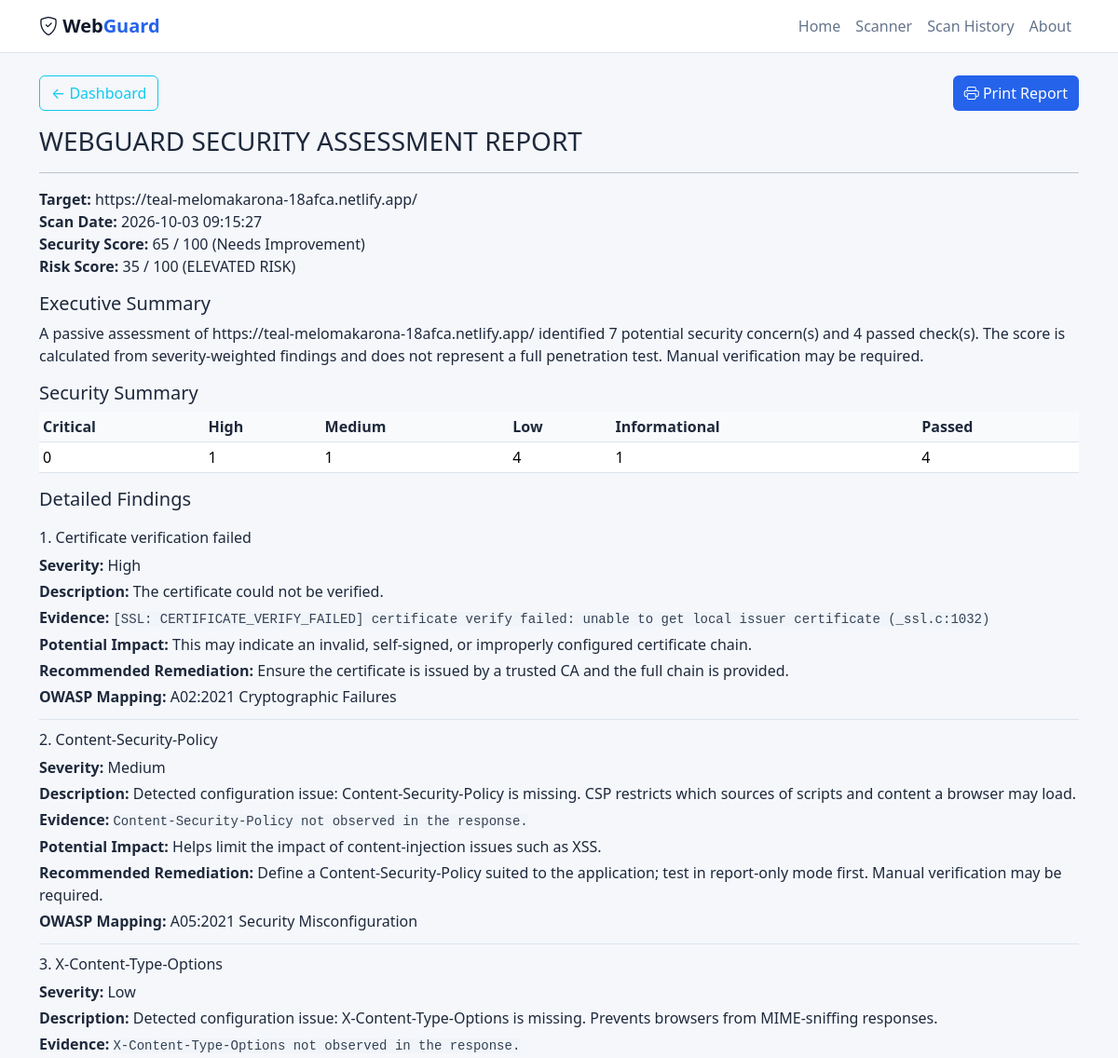
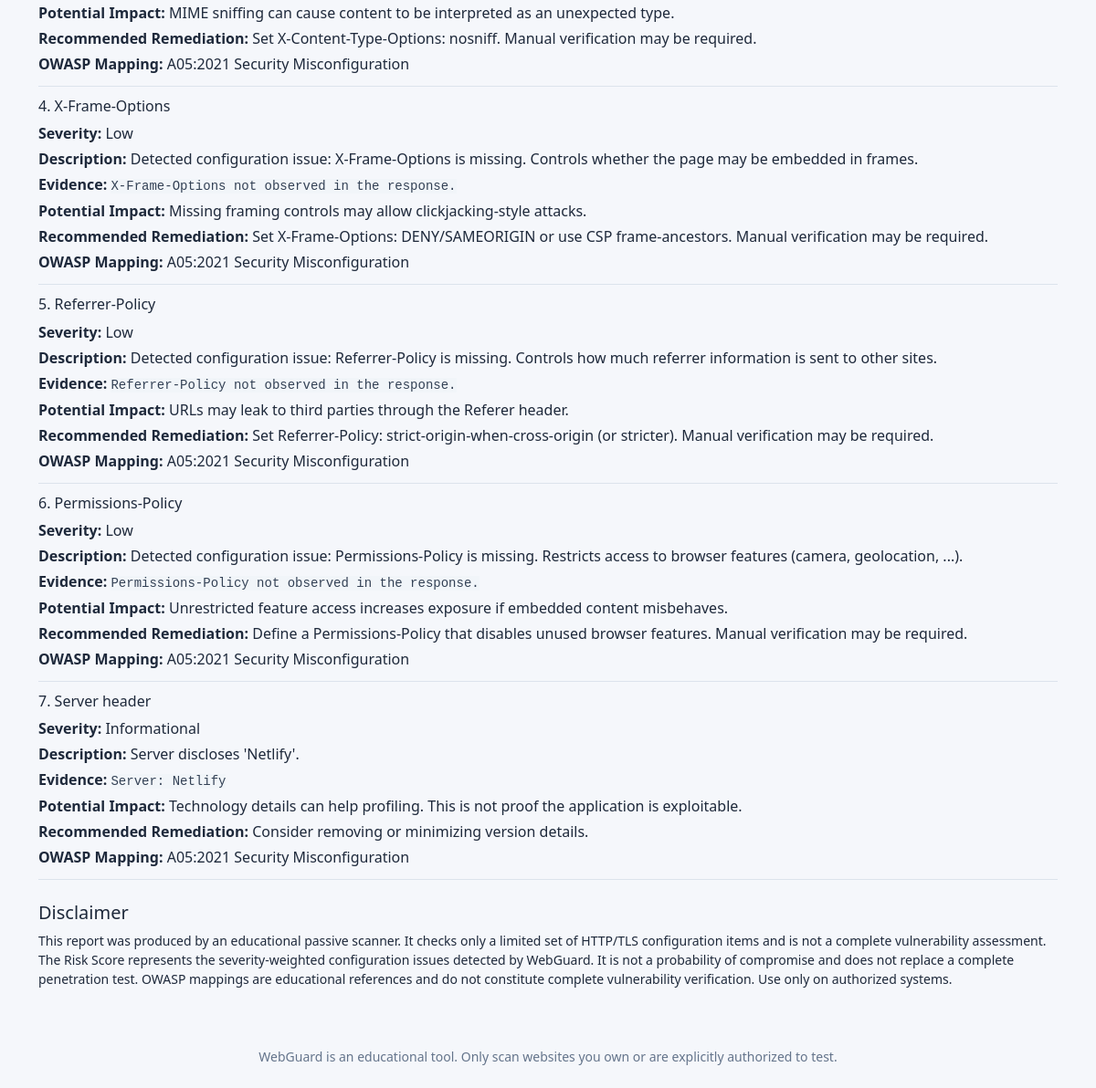
/report/13, run on the app's committed database (2 pictures, top to bottom).
### tables this page shows
CREATE TABLE scans (
            scan_id INTEGER PRIMARY KEY AUTOINCREMENT, target_url TEXT NOT NULL, scan_date TEXT NOT NULL,
            security_score INTEGER, total_findings INTEGER, critical_count INTEGER, high_count INTEGER,
            medium_count INTEGER, low_count INTEGER, result_json TEXT NOT NULL);

### app.py (the view)
@app.route("/report/<int:scan_id>")
def report(scan_id):
    return render_template("report.html", scan=_scan_or_404(scan_id))

### app.py (called while the page is built)
def _scan_or_404(scan_id):
    scan = db.get_scan(scan_id)
    if not scan:
        abort(404)
    return scan

### models/database.py (called while the page is built, shortened)
def _conn():
    os.makedirs(os.path.dirname(config.DATABASE), exist_ok=True)
    c = sqlite3.connect(config.DATABASE)
    c.row_factory = sqlite3.Row
    return c

def get_scan(scan_id):
    with _conn() as c:
        row = c.execute("SELECT * FROM scans WHERE scan_id=?", (scan_id,)).fetchone()
    if not row: return None
    data = json.loads(row["result_json"])
    s = data.get("summary", {})
    return {"scan_id": row["scan_id"], "scan_date": row["scan_date"], **data}

### templates/report.html
{% extends "base.html" %}{% block title %}Report - WebGuard{% endblock %}{% block content %}{% set s = scan.summary %}
<div class="report">
<div class="d-flex justify-content-between no-print mb-3"><a href="{{ url_for('dashboard', scan_id=scan.scan_id) }}" class="btn btn-outline-info">&larr; Dashboard</a>
<button class="btn btn-wg" onclick="window.print()"><i class="bi bi-printer"></i> Print Report</button></div>
<h1 class="h3">WEBGUARD SECURITY ASSESSMENT REPORT</h1><hr>
<p><b>Target:</b> {{ scan.target_url }}<br><b>Scan Date:</b> {{ scan.scan_date }}<br><b>Security Score:</b> {{ s.score }} / 100 ({{ s.rating }})<br><b>Risk Score:</b> {{ s.risk_score }} / 100 ({{ s.risk_level }})</p>
<h2 class="h5">Executive Summary</h2>
<p>A passive assessment of {{ scan.target_url }} identified {{ s.total_findings }} potential security concern(s) and {{ s.passed }} passed check(s). The score is calculated from severity-weighted findings and does not represent a full penetration test. Manual verification may be required.</p>
<h2 class="h5">Security Summary</h2>
<table class="table table-sm"><tr><th>Critical</th><th>High</th><th>Medium</th><th>Low</th><th>Informational</th><th>Passed</th></tr>
<tr><td>{{ s.critical }}</td><td>{{ s.high }}</td><td>{{ s.medium }}</td><td>{{ s.low }}</td><td>{{ s.info }}</td><td>{{ s.passed }}</td></tr></table>
<h2 class="h5">Detailed Findings</h2>
{% for f in scan.findings if f.severity != "Pass" %}
<div class="rep-f"><h3 class="h6">{{ loop.index }}. {{ f.name }}</h3>
<p class="mb-1"><b>Severity:</b> {{ f.severity }}</p><p class="mb-1"><b>Description:</b> {{ f.description }}</p>
<p class="mb-1"><b>Evidence:</b> <code>{{ f.evidence }}</code></p><p class="mb-1"><b>Potential Impact:</b> {{ f.why }}</p>
<p class="mb-1"><b>Recommended Remediation:</b> {{ f.recommendation }}</p><p class="mb-0"><b>OWASP Mapping:</b> {{ f.owasp or "N/A" }}</p></div>
{% else %}<p>No issues detected by the implemented checks.</p>{% endfor %}
<h2 class="h5 mt-4">Disclaimer</h2>
<p class="small">This report was produced by an educational passive scanner. It checks only a limited set of HTTP/TLS configuration items and is not a complete vulnerability assessment. The Risk Score represents the severity-weighted configuration issues detected by WebGuard. It is not a probability of compromise and does not replace a complete penetration test. OWASP mappings are educational references and do not constitute complete vulnerability verification. Use only on authorized systems.</p>
</div>{% endblock %}

### static/css/style.css (style rules this page uses)
:root { --bg:#F5F7FB;--panel:#FFFFFF;--line:#DCE3EC;--text-primary:#1E293B;--text-secondary:#64748B;--blue-primary:#2563EB;--accent:#0891B2;--pass:#16A34A;--warn:#CA8A04;--high:#EA580C;--crit:#DC2626;--soft-blue:#EFF6FF;--code-bg:#F1F5F9;--code-text:#334155 }
body { background:var(--bg);color:var(--text-primary);min-height:100vh }
.btn-wg { background:var(--blue-primary);color:#fff;border:0 }
.rep-f { border-bottom:1px solid var(--line);padding:.75rem 0 }
code, pre { background: var(--code-bg); color: var(--code-text); }
.table { color: var(--text-primary); border-color: var(--line); }
.table th { background: #F8FAFC; color: var(--text-primary); border-bottom-color: var(--line); }
.table td { border-color: var(--line); }

### data on the page
scans: target_url "https://teal-melomakarona-18afca.netlify.app/", scan_date "2026-10-03 09:15:27"

### other printed values
{{ s.score }} "65"
{{ s.rating }} "Needs Improvement"
{{ s.risk_score }} "35"
{{ s.risk_level }} "ELEVATED RISK"
{{ s.total_findings }} "7"
{{ s.passed }} "4"
{{ s.critical }} "0"
{{ s.high }} "1"
{{ s.medium }} "1"
{{ s.low }} "4"
{{ s.info }} "1"
{{ f.name }} "Certificate verification failed" "Content-Security-Policy" "X-Content-Type-Options" "X-Frame-Options" "Referrer-Policy" "Permissions-Policy" "Server header"
{{ f.severity }} "High" "Medium" "Low" "Low" "Low" "Low" "Informational"
{{ f.description }} "The certificate could not be verified." "Detected configuration issue: Content-Security-Policy is missing. CSP restricts which sources of scripts and content a browser may load." "Detected configuration issue: X-Content-Type-Options is missing. Prevents browsers from MIME-sniffing responses." "Detected configuration issue: X-Frame-Options is missing. Controls whether the page may be embedded in frames." "Detected configuration issue: Referrer-Policy is missing. Controls how much referrer information is sent to other sites." "Detected configuration issue: Permissions-Policy is missing. Restricts access to browser features (camera, geolocation, ...)." "Server discloses 'Netlify'."
{{ f.evidence }} "[SSL: CERTIFICATE_VERIFY_FAILED] certificate verify failed: unable to get local issuer certificate (_ssl.c:1032)" "Content-Security-Policy not observed in the response." "X-Content-Type-Options not observed in the response." "X-Frame-Options not observed in the response." "Referrer-Policy not observed in the response." "Permissions-Policy not observed in the response." "Server: Netlify"
